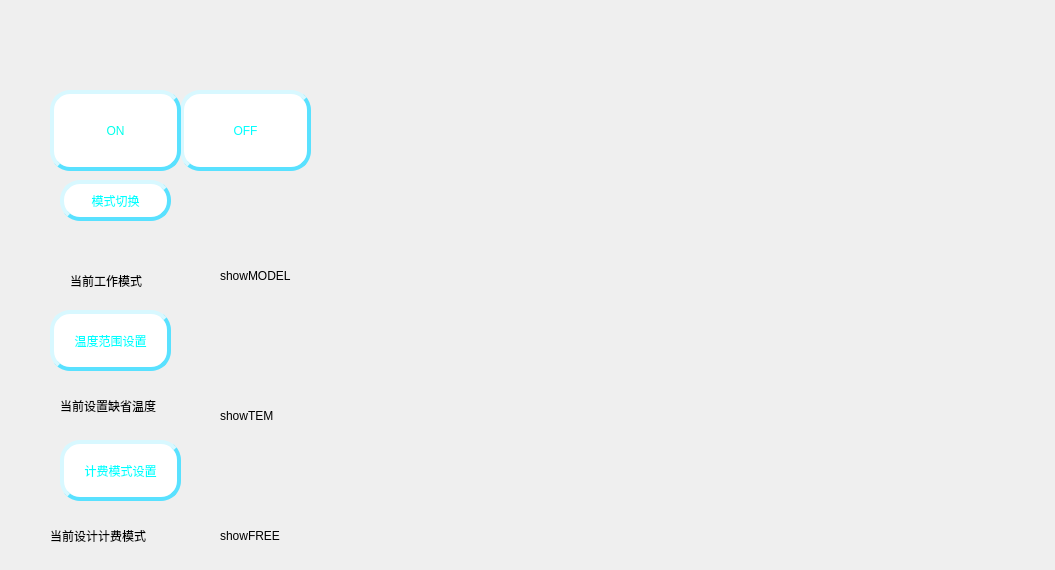
<?xml version="1.0" encoding="UTF-8"?>
<ui version="4.0">
 <class>Widget</class>
 <widget class="QWidget" name="Widget">
  <property name="geometry">
   <rect>
    <x>0</x>
    <y>0</y>
    <width>1055</width>
    <height>570</height>
   </rect>
  </property>
  <property name="windowTitle">
   <string>Widget</string>
  </property>
  <property name="styleSheet">
   <string notr="true">QLabel
{	
	font: 9pt &quot;汉仪蝶语体简&quot;;
}</string>
  </property>
  <widget class="QPushButton" name="pushButton_3">
   <property name="geometry">
    <rect>
     <x>180</x>
     <y>90</y>
     <width>131</width>
     <height>81</height>
    </rect>
   </property>
   <property name="styleSheet">
    <string notr="true">QPushButton
{
		background-color:rgb(255, 255, 255);
        border-style:outset;                 
        border-width:4px;                                   
		border-radius:20px;                
 		border-color:rgb(89, 225, 255);                    
		
	font: 9pt &quot;汉仪蝶语体简&quot;;
	color: rgb(0, 255, 255);

}
QPushButton:pressed
{
background-color:rgba(100,255,100,200);
border-color:rgba(255,255,255,30);
border-style:inset;
color:rgba(0,0,0,100);
}
QPushButton:!enabled{ 

background-color: rgb(199, 199, 199);

border-style: inset; 

}</string>
   </property>
   <property name="text">
    <string>OFF</string>
   </property>
  </widget>
  <widget class="QPushButton" name="pushButton">
   <property name="geometry">
    <rect>
     <x>50</x>
     <y>90</y>
     <width>131</width>
     <height>81</height>
    </rect>
   </property>
   <property name="styleSheet">
    <string notr="true">QPushButton
{
		background-color:rgb(255, 255, 255);
        border-style:outset;                 
        border-width:4px;                                   
		border-radius:20px;                
 		border-color:rgb(89, 225, 255);
		
	font: 9pt &quot;汉仪蝶语体简&quot;;
	color:rgb(0, 255, 234);

}
QPushButton:pressed
{
background-color:rgba(100,255,100,200);
border-color:rgba(255,255,255,30);
border-style:inset;
color:rgba(0,0,0,100);
}
QPushButton:!enabled{ 

background-color: rgb(199, 199, 199);

border-style: inset; 

}</string>
   </property>
   <property name="text">
    <string>ON</string>
   </property>
  </widget>
  <widget class="QPushButton" name="pushButton_2">
   <property name="geometry">
    <rect>
     <x>60</x>
     <y>180</y>
     <width>111</width>
     <height>41</height>
    </rect>
   </property>
   <property name="styleSheet">
    <string notr="true">QPushButton
{
		background-color:rgb(255, 255, 255);
        border-style:outset;                 
        border-width:4px;                                   
		border-radius:20px;                
 		border-color:rgb(89, 225, 255);                  
		
	font: 9pt &quot;汉仪蝶语体简&quot;;
	color: rgb(0, 255, 255);

}
QPushButton:pressed
{
background-color:rgba(100,255,100,200);
border-color:rgba(255,255,255,30);
border-style:inset;
color:rgba(0,0,0,100);
}
QPushButton:!enabled{ 

background-color: rgb(199, 199, 199);

border-style: inset; 

}</string>
   </property>
   <property name="text">
    <string>模式切换</string>
   </property>
  </widget>
  <widget class="QLabel" name="label_6">
   <property name="geometry">
    <rect>
     <x>220</x>
     <y>240</y>
     <width>131</width>
     <height>71</height>
    </rect>
   </property>
   <property name="styleSheet">
    <string notr="true">QLabel
{	
	font: 9pt &quot;汉仪蝶语体简&quot;;
}</string>
   </property>
   <property name="text">
    <string>showMODEL</string>
   </property>
  </widget>
  <widget class="QLabel" name="label_5">
   <property name="geometry">
    <rect>
     <x>70</x>
     <y>255</y>
     <width>101</width>
     <height>51</height>
    </rect>
   </property>
   <property name="styleSheet">
    <string notr="true">QLabel
{	
	font: 9pt &quot;汉仪蝶语体简&quot;;
}</string>
   </property>
   <property name="text">
    <string>当前工作模式</string>
   </property>
  </widget>
  <widget class="QPushButton" name="pushButton_5">
   <property name="geometry">
    <rect>
     <x>50</x>
     <y>310</y>
     <width>121</width>
     <height>61</height>
    </rect>
   </property>
   <property name="styleSheet">
    <string notr="true">QPushButton
{
		background-color:rgb(255, 255, 255);
        border-style:outset;                 
        border-width:4px;                                   
		border-radius:20px;                
 		border-color:rgb(89, 225, 255);                  
		
	font: 9pt &quot;汉仪蝶语体简&quot;;
	color: rgb(0, 255, 255);

}
QPushButton:pressed
{
background-color:rgba(100,255,100,200);
border-color:rgba(255,255,255,30);
border-style:inset;
color:rgba(0,0,0,100);
}
QPushButton:!enabled{ 

background-color: rgb(199, 199, 199);

border-style: inset; 

}</string>
   </property>
   <property name="text">
    <string>温度范围设置</string>
   </property>
  </widget>
  <widget class="QLabel" name="label_2">
   <property name="geometry">
    <rect>
     <x>220</x>
     <y>390</y>
     <width>101</width>
     <height>51</height>
    </rect>
   </property>
   <property name="text">
    <string>showTEM</string>
   </property>
  </widget>
  <widget class="QLabel" name="label">
   <property name="geometry">
    <rect>
     <x>60</x>
     <y>380</y>
     <width>121</width>
     <height>51</height>
    </rect>
   </property>
   <property name="styleSheet">
    <string notr="true">QLabel
{	
	font: 9pt &quot;汉仪蝶语体简&quot;;
}</string>
   </property>
   <property name="text">
    <string>当前设置缺省温度</string>
   </property>
  </widget>
  <widget class="QPushButton" name="pushButton_6">
   <property name="geometry">
    <rect>
     <x>60</x>
     <y>440</y>
     <width>121</width>
     <height>61</height>
    </rect>
   </property>
   <property name="styleSheet">
    <string notr="true">QPushButton
{
		background-color:rgb(255, 255, 255);
        border-style:outset;                 
        border-width:4px;                                   
		border-radius:20px;                
 		border-color:rgb(89, 225, 255);                 
		
	font: 9pt &quot;汉仪蝶语体简&quot;;
	color: rgb(0, 255, 255);

}
QPushButton:pressed
{
background-color:rgba(100,255,100,200);
border-color:rgba(255,255,255,30);
border-style:inset;
color:rgba(0,0,0,100);
}
QPushButton:!enabled{ 

background-color: rgb(199, 199, 199);

border-style: inset; 

}</string>
   </property>
   <property name="text">
    <string>计费模式设置</string>
   </property>
  </widget>
  <widget class="QLabel" name="label_3">
   <property name="geometry">
    <rect>
     <x>50</x>
     <y>520</y>
     <width>121</width>
     <height>31</height>
    </rect>
   </property>
   <property name="styleSheet">
    <string notr="true">QLabel
{	
	font: 9pt &quot;汉仪蝶语体简&quot;;
}</string>
   </property>
   <property name="text">
    <string>当前设计计费模式</string>
   </property>
  </widget>
  <widget class="QLabel" name="label_4">
   <property name="geometry">
    <rect>
     <x>220</x>
     <y>520</y>
     <width>81</width>
     <height>31</height>
    </rect>
   </property>
   <property name="styleSheet">
    <string notr="true">QLabel
{	
	font: 9pt &quot;汉仪蝶语体简&quot;;
}</string>
   </property>
   <property name="text">
    <string>showFREE</string>
   </property>
  </widget>
 </widget>
 <layoutdefault spacing="6" margin="11"/>
 <resources/>
 <connections/>
</ui>
